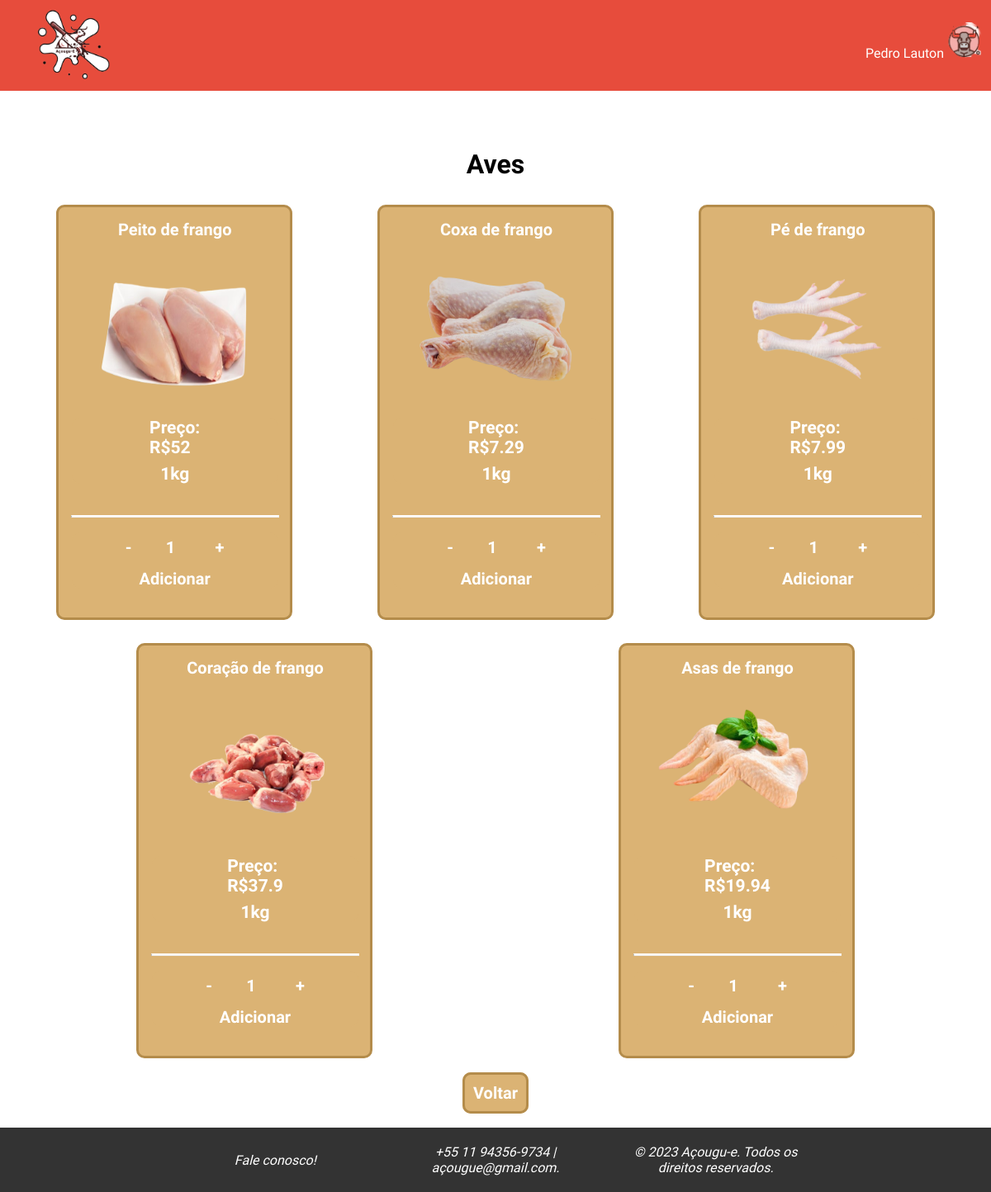
The app's page /php/php_usuario/aves.php (signed in) with its own data.
### tables this page shows
CREATE TABLE `clientes` (
  `ClienteId` int(11) NOT NULL,
  `Nome` varchar(150) NOT NULL,
  `Email` varchar(100) NOT NULL,
  `Senha` char(64) NOT NULL,
  `Endereco` varchar(300) NOT NULL
);

CREATE TABLE `estoque` (
  `ProdutoId` int(11) NOT NULL,
  `NomeProduto` varchar(120) NOT NULL,
  `PorcaoUnidadeKg` float NOT NULL,
  `PrecoUnitario` float NOT NULL,
  `Lote` varchar(50) NOT NULL,
  `CategoriaId` int(11) NOT NULL,
  `FornecedorId` int(11) NOT NULL,
  `Quantidade` int(11) NOT NULL,
  `fotoProduto` varchar(100) NOT NULL
);

### includes/Usuario.class.php (called while the page is built, shortened)
<?php
class Usuario {
    public function logged($id, $tipoUsuario)
    {
        global $pdo;
        $tabela = ($tipoUsuario == 'cliente') ? 'clientes' : 'administradores';
        $colunaId = ($tipoUsuario == 'cliente') ? 'ClienteId' : 'AdmId';
        $sql = "SELECT Nome FROM $tabela WHERE $colunaId = :id";
        $stmt = $pdo->prepare($sql);
        $stmt->bindValue(":id", $id);
        $stmt->execute();
        return $stmt->fetch(PDO::FETCH_ASSOC);
    }
}
?>

### includes/verifica.php (called while the page is built)
<?php
require 'config.php';
if (isset($_SESSION['tipo_usuario']) && !empty($_SESSION['tipo_usuario'])) {
    require_once 'Usuario.class.php';
    $u = new Usuario();
    if ($_SESSION['tipo_usuario'] == 'cliente') {
        if (isset($_SESSION['idcli']) && !empty($_SESSION['idcli'])) {
            $listLogged = $u->logged($_SESSION['idcli'], $_SESSION['tipo_usuario']);
            $nomeUsu = isset($listLogged['Nome']) ? $listLogged['Nome'] : null;
        } else {
            header("Location: login.php");
            exit();
        }
    } elseif ($_SESSION['tipo_usuario'] == 'administrador') {
        $listAdmin = $u->logged($_SESSION['id_admin'], $_SESSION['tipo_usuario']);
        $nomeUsu = is_array($listAdmin) ? $listAdmin['Nome'] : null;
    } else {
        header("Location: login.php");
        exit();
    }
} else {
    header("Location: ../../php_entrada/login.php");
    exit();
}
?>

### php/php_usuario/aves.php (the view, shortened to what this page needs)
<?php
    require '../../includes/verifica.php';
    if (isset($_SESSION['idcli']) && !empty($_SESSION['idcli'])):
?>
<!DOCTYPE html>
<html lang="pt-br">
<head>
    <link rel="stylesheet" href="../../style/css_usuario/css-aves.css">
</head>
<body>
    <?php include_once "nav_usuario.php"; ?>
    <main>
        <div class="container">
            <h1 id="titulo_cortes">Aves</h1>
            <ul class="container produtos">
                <?php
                    $select = $pdo->prepare("SELECT * FROM estoque");
                    $select->execute();
                    $fetch = $select->fetchAll();
                    $contador = 0;
                    $aux = 1;
                    foreach ($fetch as $produto):
                ?>
                <li class="container produtos cartao">
                    <span><b><?= $produto["NomeProduto"] ?></b></span>
                    <img src="../../img/corte<?= $aux ?>_aves.png" alt="Cortes frango"/>
                    <section class="container produtos cartao descricao">
                        <h1>Preço:<br>R$<?= $produto["PrecoUnitario"] ?></h1>
                        <h2>1kg</h2>
                    </section>
                    <hr>
                    <form action="carrinho.php" class="container produtos cartao descricao" method="post">
                        <div>
                            <button type="button" class="input_descricao_btn" onclick="decrement(this, 'qtd<?= $produto["ProdutoId"] ?>')">-</button>
                            <input type="number" value="1" min="1" max="99" id="input_descricao_qtd" name="qtd<?= $produto["ProdutoId"] ?>" readonly>
                            <button type="button" class="input_descricao_btn" onclick="increment(this, 'qtd<?= $produto["ProdutoId"] ?>')">+</button>
                        </div>
                        <button type="submit" id="input_descricao_sub">Adicionar</button>
                    </form>
                </li>
                <?php
                    $contador++;
                    $aux++;
                    if ($contador > 4) {
                        break;
                    }
                    endforeach;
                ?>
            </ul>
            <a href="shop.php" class="a_btn">Voltar</a>
        </div>
    </main>
    <?php include_once "footer_usuario.php"; ?>
</body>
</html>
<?php
    else:
        header("Location: ../../index.php");
        exit();
    endif;
?>

### php/php_usuario/nav_usuario.php (shortened to what this page needs)
<!DOCTYPE html>
<html lang="pt-br">
<head>
    <link rel="stylesheet" href="../../style/css_usuario/css-nav_usuario.css">
</head>
<body>
    <nav>
        <div class="nav">
            <a href="../../index.php"><img src="../../img/logo.png" alt="Logo Açougu-E"></a>
            <p id="nav_usuario"><?php echo $nomeUsu; ?><img src="../../img/logo_usuario.png" alt="Logo usuário" id="nav_menu_li_img"></p>
        </div>
    </nav>
<body>
</html>

### php/php_usuario/footer_usuario.php (shortened to what this page needs)
<!DOCTYPE html>
<html lang="pt-br">
<head>
    <link rel="stylesheet" href="../../style/css_usuario/css-footer_usuario.css">
</head>
<body>
    <footer>
        <div class="txtfooter">
            <address>
                Fale conosco!
            </address>
            <address>
                +55 11 94356-9734 | açougue@gmail.com.
            </address>
            <address>
                © 2023 Açougu-e. Todos os direitos reservados.
            </address>
        </div>
    </footer>
</body>
</html>

### style/css_usuario/css-aves.css (style rules this page uses)
* { margin: 0; padding: 0; }
body { font-family: 'Playpen Sans', sans-serif; box-sizing: border-box; width: 100%; height: 100%; }
main { padding-top: 110px; text-align: center; display: flex; justify-content: center; align-items: center; }
#titulo_cortes { padding: 20px; }
.container { padding: 10px; margin-bottom: 20px; }
.container .produtos { list-style-type: none; margin: 10px 10px; padding: 0; display: flex; flex-wrap: wrap; gap: 8px; justify-content: center; }
.container .produtos .cartao .descricao { max-height: 100px; font-size: 14px; color: white; padding: 0 0 0 0; border: none; text-align: left; overflow: hidden; display: flex; align-items: center; }
.container .produtos .cartao { margin: auto; background-color: #DBB374; width: 250px; padding: 15px; display: flex; flex-direction: column; align-items: center; transition: 0.2s ease-in-out; border-style: solid; border-color: #b48c4b; bottom: 0; border-radius: 10px; margin-bottom: 20px; }
.container .produtos .cartao hr { border-top: 2px solid white; width: 100%; margin: 10px 0; }
span { color: white; font-size: 20px; }
.container img { width: 200px; height: 200px; }
#input_descricao_qtd { background: transparent; border: none; margin: 6px 0; font-size: 20px; text-align: center; font-family: 'Playpen Sans', sans-serif; color: white; font-weight: bold; pointer-events: none; margin-left: 8px; }
#input_descricao_sub, .input_descricao_btn { font-family: 'Playpen Sans', sans-serif; background: transparent; border: none; color: white; font-weight: bold; font-size: 20px; cursor: pointer; }
.a_btn { margin: 10px 23px; font-family: 'Playpen Sans', sans-serif; background-color: #DBB374; padding: 10px; border: #b48c4b; border-radius: 10px; border-style: solid; color: white; font-weight: bold; font-size: 20px; cursor: pointer; text-decoration: none; }

### style/css_usuario/css-nav_usuario.css (style rules this page uses)
* { margin: 0; padding: 0; }
body { font-family: 'Playpen Sans', sans-serif; box-sizing: border-box; width: 100%; height: 100%; }
.nav { display: flex; background-color: #E74C3C; position: fixed; width: 100%; height: 110px; z-index: 1000; }
.nav img { width: 80px; padding: 1vw; margin: 20px 0 0 40px; }
.nav_menu li, #nav_usuario { display: inline-block; text-align: center; padding: 7px; border-bottom: #be5555; border: #be5555; border-width: 2px; border-style: solid; }
.nav li a, #nav_usuario { text-decoration: none; color: white; border: none; }
#nav_menu_li_img { margin: 0; width: 50px; height: auto; display: none; }
#nav_usuario { display: none; cursor: pointer; }
@media screen and (min-width: 768px) { #nav_menu_li_img { display:unset; } }
@media screen and (min-width: 768px) { #nav_usuario { display: unset; margin-left: auto; padding-top: 17px; } }
@media screen and (min-width: 768px) { .nav img { width: 100px; margin: auto; padding: 0; padding-top: 10px; margin-left: 40px; margin-bottom: 10px; } }

### style/css_usuario/css-footer_usuario.css (style rules this page uses)
body { font-family: 'Playpen Sans', sans-serif; box-sizing: border-box; width: 100%; min-height: 100vh; margin: 0; display: flex; flex-direction: column; }
main { flex: 1; padding-top: 150px; }
footer { background-color: #333; color: #fff; padding: 20px; text-align: center; bottom: 0; }
.txtfooter { font-size: 1rem; }
@media screen and (min-width: 768px) { .txtfooter { display: flex; justify-content: space-between; align-items: center; max-width: 800px; margin: 0 auto; } }
@media screen and (min-width: 768px) { address { flex: 1; margin: 0 10px; } }

### records on screen
clientes: Nome "Pedro Lauton"
estoque: NomeProduto "Peito de frango", shows a picture, PrecoUnitario "52", ProdutoId "1"
estoque: NomeProduto "Coxa de frango", shows a picture, PrecoUnitario "7.29"
estoque: NomeProduto "Pé de frango", shows a picture, PrecoUnitario "7.99"
estoque: NomeProduto "Coração de frango", shows a picture, PrecoUnitario "37.9"
estoque: NomeProduto "Asas de frango", shows a picture, PrecoUnitario "19.94"
